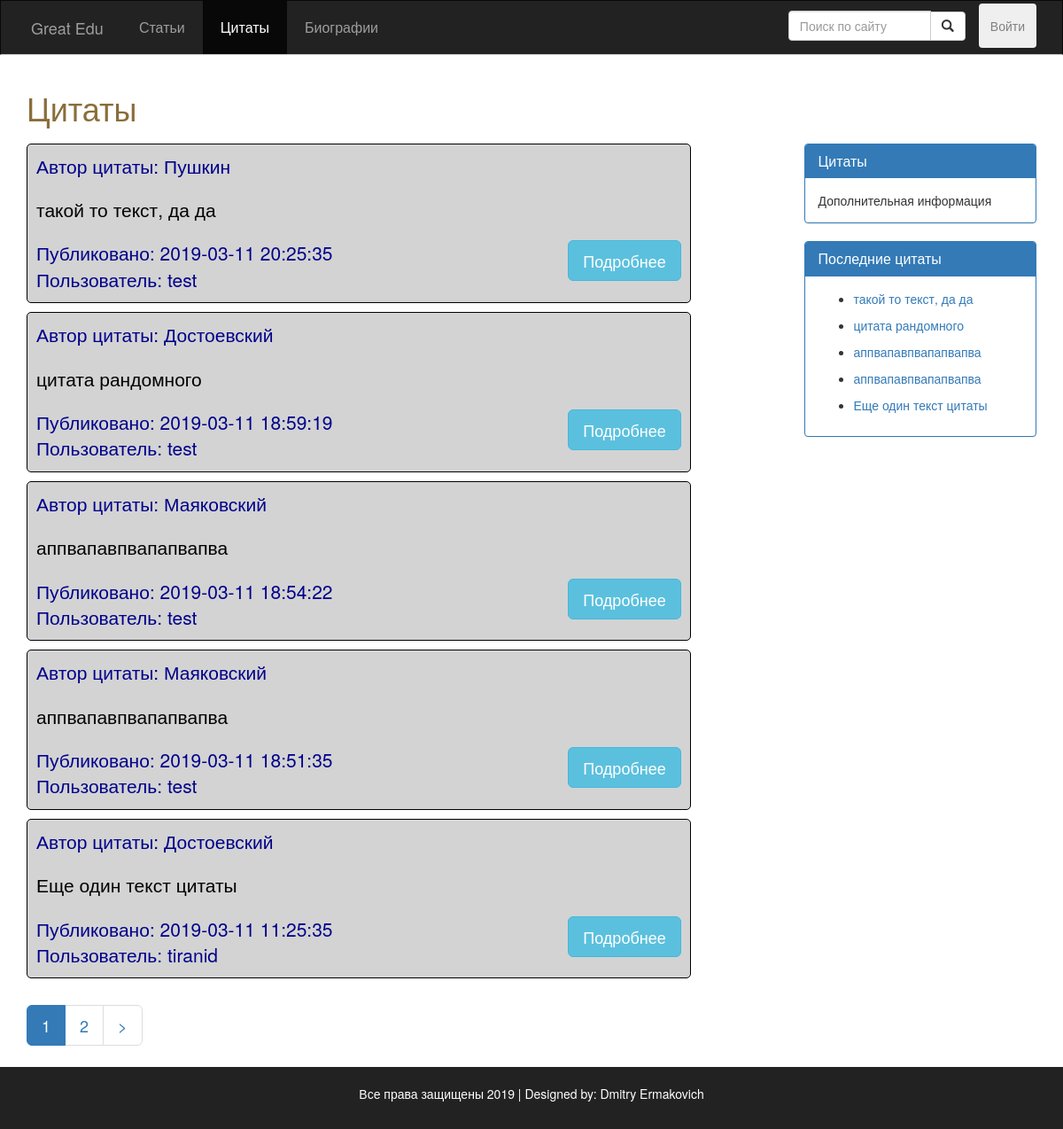
Screenshot of /src/public_routes/Quotes.php with the database file from the repository.
### src/Include/dbFunctions.php (called while the page is built, shortened)
<?php
require_once 'DatabaseLoad.php';
function doSQLQuery($query)
{
  global $con2;
  try {
    $exec = mysqli_query($con2, $query) or die(mysqli_error($con2));
    if ($exec) {
      return $exec;
    }
  } catch (Exception $e) {
    echo $e->getMessage();
  }
  return false;
}
function execQueryToArray($query)
{
  global $con2;
  $exec = doSQLQuery($query) or die(mysqli_error($con2));
  if ($exec) {
    $arr = [];
    if (mysqli_num_rows($exec) > 0) {
      while ($post = mysqli_fetch_assoc($exec)) {
        array_push($arr, $post);
      }
    }
    return $arr;
  }
  return null;
}
function getUserById($id)
{
  $query = "SELECT * FROM Пользователи WHERE id = $id";
  $resultArray = execQueryToArray($query);
  $author = $resultArray[0];
  return $author;
}

### src/utils/quotes_c.php (the view, shortened to what this page needs)
<?php
function getQuoteAuthor($id) {
  $query = "SELECT * FROM Авторы WHERE id = $id";
  $exec = doSQLQuery($query);
  if ($post = mysqli_fetch_assoc($exec)) {
    return $post;
  }
  return null;
}
function fillQuotes() {
  global $con2;
  $query = "";
  if (isset($_GET['search'])) {
    if (empty($_GET['search'])) {
      Redirect_To('Blog.php');
    } else {
    }
  } else {
    $query = "SELECT * FROM Цитаты ORDER BY дата_публикации DESC LIMIT 0,5	";
  }
  $exec = doSQLQuery($query) or die(mysqli_error($con2));
  if ($exec) {
    if (mysqli_num_rows($exec) > 0) {
      while ($post = mysqli_fetch_assoc($exec)) {
        $post_id = $post['id'];
        $post_date = $post['дата_публикации'];
        $quote_auth_id = $post['автор'] ;
        $authorObj = getQuoteAuthor($quote_auth_id);
        $post_quote_author = $authorObj['фамилия'];
        $author_id = $post['автор_публикации'];
        $author_obj = getUserById($author_id);
        $post_author = $author_obj['никнейм'];
        $text = $post['текст'];
        $post_content = $text;
        ?>
        <div class="post" style="border: black solid 1px; border-radius: 5px; background-color: lightgrey;" >
        <div style="display: flex; justify-content: space-between;">
          <div class="post-info">
            <p class="lead" style="color: darkblue;">
              Автор цитаты: <?php echo htmlentities($post_quote_author); ?>
            </p>
          </div>
        </div>
          <div class="post-content" style="color: black;">
            <p class="lead"><?php echo nl2br($post_content); ?></p>
          </div>
          <div style="display: flex; justify-content: space-between;">
            <div class="post-info">
              <p class="lead" style="color: darkblue; margin-bottom: 1px;">
                Публиковано: <?php echo htmlentities($post_date); ?> <br> Пользователь: <?php echo htmlentities($post_author);
                ?>
              </p>
            </div>
            <a href="Quote.php?id=<?php echo $post_id; ?>">
              <button style="width: 128px;" class="btn btn-info btn-lg" id="read_more_btn">Подробнее</button>
            </a>
          </div>
        </div>
  <?php
  }
  } else {
    echo "<span class='lead'>Нет никаких цитат<span>";
    }
  } else {
    echo "<span class='lead'>Ошибка сервера<span>";
  }
}
function fillPagesQuotes() {
  if (!isset($_GET['page'])) {
    $page = 1;
  }
  else {
    $page = $_GET['page'];
  }
    ?>
    <?php
  $sql = "SELECT COUNT(*) FROM Цитаты";
  $exec = doSQLQuery($sql);
  $rowCount = mysqli_fetch_array($exec);
  $totalRow = array_shift($rowCount);
  $postPerPage = ceil($totalRow / 5);
  for ($count = 1; $count <= $postPerPage; $count++){
    if ($page == $count) {
      ?>
      <li class="active"><a href="Quotes.php?page=<?php echo $count ?>"><?php echo $count ?></a></li>
      <?php
    }else {
      ?>
      <li><a href="Quotes.php?page=<?php echo $count ?>"><?php echo $count ?></a></li>
      <?php
    }
  }
  if($page < $postPerPage) {
    ?>
    <li><a href="Quotes.php?page=<?php echo $page + 1; ?>">></a></li>
    <?php
  }
}
function fillQuotesReferences()
{
  $sql = "SELECT * FROM Цитаты ORDER BY дата_публикации DESC LIMIT 5 ";
  $exec = doSQLQuery($sql);
  while ($recentPost = mysqli_fetch_assoc($exec)) {
    $postID = $recentPost['id'];
    $text = $recentPost['текст'];
    ?>
    <nav>
      <ul>
        <li><a href="Quote.php?id=<?php echo $postID; ?>">
            <?php echo $text ?>
          </a></li>
      </ul>
    </nav>
  <?php
  }
}
?>

### src/public_routes/Assets/style.css (style rules this page uses)
body { background: #041627; overflow-x: hidden; }
.post-info { color: rgb(15, 34, 206); }
.post { padding: 10px; margin-bottom: 10px; }
#read_more_btn { float: right; }

### rows the page displays
цитаты: автор.фамилия "Пушкин", текст "такой то текст, да да", дата_публикации "2019-03-11 20:25:35", автор_публикации.никнейм "test"
цитаты: автор.фамилия "Достоевский", текст "цитата рандомного", дата_публикации "2019-03-11 18:59:19", автор_публикации.никнейм "test"
цитаты: автор.фамилия "Маяковский", текст "аппвапавпвапапвапва", дата_публикации "2019-03-11 18:54:22", автор_публикации.никнейм "test"
цитаты: автор.фамилия "Маяковский", текст "аппвапавпвапапвапва", дата_публикации "2019-03-11 18:51:35", автор_публикации.никнейм "test"
цитаты: автор.фамилия "Достоевский", текст "Еще один текст цитаты", дата_публикации "2019-03-11 11:25:35", автор_публикации.никнейм "tiranid"
